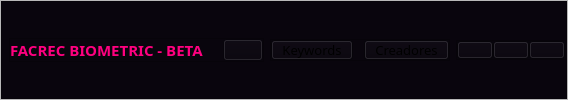
     <widget class="QFrame" name="frame">
      <property name="styleSheet">
       <string notr="true"/>
      </property>
      <property name="frameShape">
       <enum>QFrame::Shape::StyledPanel</enum>
      </property>
      <property name="frameShadow">
       <enum>QFrame::Shadow::Raised</enum>
      </property>
      <layout class="QVBoxLayout" name="verticalLayout_18">
       <property name="spacing">
        <number>0</number>
       </property>
       <property name="leftMargin">
        <number>0</number>
       </property>
       <property name="topMargin">
        <number>0</number>
       </property>
       <property name="rightMargin">
        <number>0</number>
       </property>
       <property name="bottomMargin">
        <number>0</number>
       </property>
       <item>
        <widget class="QFrame" name="cabezera">
         <property name="styleSheet">
          <string notr="true">background-color: rgb(9, 5, 13);</string>
         </property>
         <property name="frameShape">
          <enum>QFrame::Shape::StyledPanel</enum>
         </property>
         <property name="frameShadow">
          <enum>QFrame::Shadow::Raised</enum>
         </property>
         <layout class="QHBoxLayout" name="horizontalLayout_2">
          <property name="spacing">
           <number>6</number>
          </property>
          <property name="leftMargin">
           <number>7</number>
          </property>
          <property name="topMargin">
           <number>5</number>
          </property>
          <property name="rightMargin">
           <number>0</number>
          </property>
          <property name="bottomMargin">
           <number>5</number>
          </property>
          <item alignment="Qt::AlignmentFlag::AlignLeft|Qt::AlignmentFlag::AlignVCenter">
           <widget class="QFrame" name="frame_23">
            <property name="styleSheet">
             <string notr="true">QPushButton::hover{
	background-color: rgb(39, 22, 57);
	border-radius:12px;
}</string>
            </property>
            <property name="frameShape">
             <enum>QFrame::Shape::StyledPanel</enum>
            </property>
            <property name="frameShadow">
             <enum>QFrame::Shadow::Raised</enum>
            </property>
            <layout class="QHBoxLayout" name="horizontalLayout_6">
             <property name="spacing">
              <number>2</number>
             </property>
             <property name="leftMargin">
              <number>0</number>
             </property>
             <property name="topMargin">
              <number>0</number>
             </property>
             <property name="rightMargin">
              <number>0</number>
             </property>
             <property name="bottomMargin">
              <number>0</number>
             </property>
             <item>
              <widget class="QLabel" name="label_3">
               <property name="font">
                <font>
                 <family>Century Gothic</family>
                 <pointsize>11</pointsize>
                 <bold>true</bold>
                </font>
               </property>
               <property name="styleSheet">
                <string notr="true">color: #ff007f;</string>
               </property>
               <property name="text">
                <string>FACREC BIOMETRIC - BETA</string>
               </property>
              </widget>
             </item>
             <item>
              <widget class="QLabel" name="label_4">
               <property name="font">
                <font>
                 <pointsize>7</pointsize>
                </font>
               </property>
               <property name="text">
                <string/>
               </property>
               <property name="textFormat">
                <enum>Qt::TextFormat::AutoText</enum>
               </property>
              </widget>
             </item>
             <item>
              <widget class="QLabel" name="label">
               <property name="font">
                <font>
                 <family>Century Gothic</family>
                 <pointsize>10</pointsize>
                </font>
               </property>
               <property name="text">
                <string/>
               </property>
              </widget>
             </item>
             <item>
              <widget class="QPushButton" name="presenta_menu">
               <property name="enabled">
                <bool>false</bool>
               </property>
               <property name="cursor">
                <cursorShape>PointingHandCursor</cursorShape>
               </property>
               <property name="styleSheet">
                <string notr="true"/>
               </property>
               <property name="text">
                <string/>
               </property>
               <property name="iconSize">
                <size>
                 <width>25</width>
                 <height>25</height>
                </size>
               </property>
              </widget>
             </item>
            </layout>
           </widget>
          </item>
          <item alignment="Qt::AlignmentFlag::AlignRight|Qt::AlignmentFlag::AlignVCenter">
           <widget class="QFrame" name="frame_24">
            <property name="styleSheet">
             <string notr="true">QPushButton{
	text-align:left;
	padding:0px 10px;
}

QPushButton::hover{
	background-color: rgb(39, 22, 57);
	border-radius:7px;
}</string>
            </property>
            <property name="frameShape">
             <enum>QFrame::Shape::StyledPanel</enum>
            </property>
            <property name="frameShadow">
             <enum>QFrame::Shadow::Raised</enum>
            </property>
            <layout class="QHBoxLayout" name="horizontalLayout_5">
             <property name="spacing">
              <number>11</number>
             </property>
             <property name="leftMargin">
              <number>0</number>
             </property>
             <property name="topMargin">
              <number>0</number>
             </property>
             <property name="rightMargin">
              <number>0</number>
             </property>
             <property name="bottomMargin">
              <number>0</number>
             </property>
             <item alignment="Qt::AlignmentFlag::AlignVCenter">
              <widget class="QPushButton" name="llave">
               <property name="font">
                <font>
                 <family>Century Gothic</family>
                 <pointsize>10</pointsize>
                </font>
               </property>
               <property name="cursor">
                <cursorShape>PointingHandCursor</cursorShape>
               </property>
               <property name="styleSheet">
                <string notr="true">QPushButton{
	text-align:leftr;
}


</string>
               </property>
               <property name="text">
                <string>Keywords</string>
               </property>
               <property name="icon">
                <iconset resource="../../../Proyecto Oziris/ICONS.qrc">
                 <normaloff>:/ICONS/ICONS/key.svg</normaloff>:/ICONS/ICONS/key.svg</iconset>
               </property>
               <property name="iconSize">
                <size>
                 <width>20</width>
                 <height>20</height>
                </size>
               </property>
              </widget>
             </item>
             <item alignment="Qt::AlignmentFlag::AlignVCenter">
              <widget class="QPushButton" name="creadores">
               <property name="font">
                <font>
                 <family>Century Gothic</family>
                 <pointsize>10</pointsize>
                </font>
               </property>
               <property name="cursor">
                <cursorShape>PointingHandCursor</cursorShape>
               </property>
               <property name="styleSheet">
                <string notr="true">QPushButton{
	text-align:center;
}

</string>
               </property>
               <property name="text">
                <string>Creadores</string>
               </property>
               <property name="icon">
                <iconset resource="../../../Proyecto Oziris/ICONS.qrc">
                 <normaloff>:/ICONS/ICONS/codepen.svg</normaloff>:/ICONS/ICONS/codepen.svg</iconset>
               </property>
               <property name="iconSize">
                <size>
                 <width>20</width>
                 <height>20</height>
                </size>
               </property>
              </widget>
             </item>
            </layout>
           </widget>
          </item>
          <item alignment="Qt::AlignmentFlag::AlignRight|Qt::AlignmentFlag::AlignVCenter">
           <widget class="QFrame" name="frame_25">
            <property name="styleSheet">
             <string notr="true">QPushButton{
	padding:1px 1px;
}

QPushButton::hover{
	background-color: rgb(39, 22, 57);
	border-radius:10px;
}</string>
            </property>
            <property name="frameShape">
             <enum>QFrame::Shape::StyledPanel</enum>
            </property>
            <property name="frameShadow">
             <enum>QFrame::Shadow::Raised</enum>
            </property>
            <layout class="QHBoxLayout" name="horizontalLayout_4">
             <property name="spacing">
              <number>0</number>
             </property>
             <property name="leftMargin">
              <number>0</number>
             </property>
             <property name="topMargin">
              <number>0</number>
             </property>
             <property name="rightMargin">
              <number>0</number>
             </property>
             <property name="bottomMargin">
              <number>0</number>
             </property>
             <item>
              <widget class="QPushButton" name="minimizador">
               <property name="cursor">
                <cursorShape>PointingHandCursor</cursorShape>
               </property>
               <property name="styleSheet">
                <string notr="true"/>
               </property>
               <property name="text">
                <string/>
               </property>
               <property name="icon">
                <iconset resource="../../../Proyecto Oziris/ICONS.qrc">
                 <normaloff>:/ICONS/ICONS/arrow-down-left.svg</normaloff>:/ICONS/ICONS/arrow-down-left.svg</iconset>
               </property>
               <property name="iconSize">
                <size>
                 <width>21</width>
                 <height>21</height>
                </size>
               </property>
              </widget>
             </item>
             <item>
              <widget class="QPushButton" name="min_max">
               <property name="enabled">
                <bool>true</bool>
               </property>
               <property name="cursor">
                <cursorShape>PointingHandCursor</cursorShape>
               </property>
               <property name="styleSheet">
                <string notr="true"/>
               </property>
               <property name="text">
                <string/>
               </property>
               <property name="icon">
                <iconset resource="../../../Proyecto Oziris/ICONS.qrc">
                 <normaloff>:/ICONS/ICONS/maximize-2.svg</normaloff>:/ICONS/ICONS/maximize-2.svg</iconset>
               </property>
               <property name="iconSize">
                <size>
                 <width>20</width>
                 <height>20</height>
                </size>
               </property>
              </widget>
             </item>
             <item>
              <widget class="QPushButton" name="salir">
               <property name="cursor">
                <cursorShape>PointingHandCursor</cursorShape>
               </property>
               <property name="styleSheet">
                <string notr="true"/>
               </property>
               <property name="text">
                <string/>
               </property>
               <property name="icon">
                <iconset resource="../../../Proyecto Oziris/ICONS.qrc">
                 <normaloff>:/ICONS/ICONS/x.svg</normaloff>:/ICONS/ICONS/x.svg</iconset>
               </property>
               <property name="iconSize">
                <size>
                 <width>20</width>
                 <height>20</height>
                </size>
               </property>
              </widget>
             </item>
            </layout>
           </widget>
          </item>
         </layout>
        </widget>
       </item>
      </layout>
     </widget>
